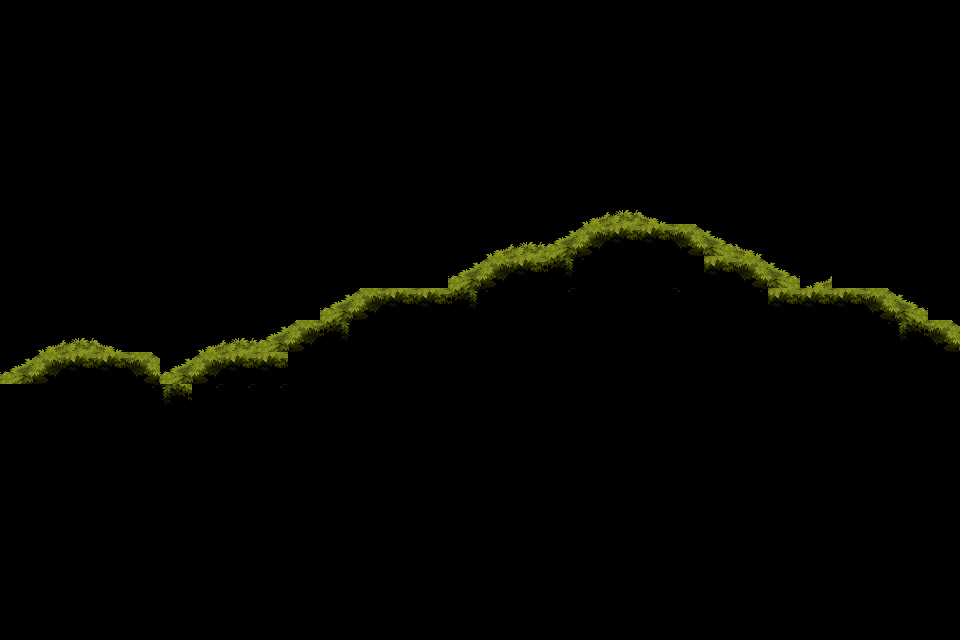

A 2D game scene composited from a Tiled map and its tileset images. What follows is a short description and the map's XML, with every tile layer's data as written:
An orthogonal 30x20 tile map with 32x32 px tiles, 1 tile layer (Tile Layer 1) and 1 object.

<map version="1.9" tiledversion="1.9.2" orientation="orthogonal" renderorder="right-down" width="30" height="20" tilewidth="32" tileheight="32" infinite="0" nextlayerid="11" nextobjectid="16">
 <tileset firstgid="1" source="Tile.tsx" />
 <layer id="1" name="Tile Layer 1" width="30" height="20">
  <data encoding="csv">
0,0,0,0,0,0,0,0,0,0,0,0,0,0,0,0,0,0,0,0,0,0,0,0,0,0,0,0,0,0,
0,0,0,0,0,0,0,0,0,0,0,0,0,0,0,0,0,0,0,0,0,0,0,0,0,0,0,0,0,0,
0,0,0,0,0,0,0,0,0,0,0,0,0,0,0,0,0,0,0,0,0,0,0,0,0,0,0,0,0,0,
0,0,0,0,0,0,0,0,0,0,0,0,0,0,0,0,0,0,0,0,0,0,0,0,0,0,0,0,0,0,
0,0,0,0,0,0,0,0,0,0,0,0,0,0,0,0,0,0,0,0,0,0,0,0,0,0,0,0,0,0,
0,0,0,0,0,0,0,0,0,0,0,0,0,0,0,0,0,0,0,0,0,0,0,0,0,0,0,0,0,0,
0,0,0,0,0,0,0,0,0,0,0,0,0,0,0,0,0,50,51,52,53,54,55,0,0,0,0,50,54,54,
0,0,0,0,0,0,0,0,0,0,0,0,0,0,0,51,52,61,62,63,63,64,65,53,54,55,54,54,54,54,
0,0,0,0,0,0,0,0,0,0,0,0,0,0,61,62,63,72,73,74,74,74,63,64,65,51,54,54,54,54,
0,0,0,0,0,0,0,0,0,0,61,62,63,63,72,73,74,75,74,74,74,73,74,75,63,63,63,64,65,66,
0,51,52,53,0,0,51,52,61,62,72,74,74,74,74,74,74,74,74,74,74,74,74,74,74,74,74,75,76,64,
61,62,63,63,64,61,62,63,63,74,74,74,74,74,74,74,74,74,74,74,74,74,74,74,74,74,74,74,74,74,
74,74,74,74,75,76,75,75,75,74,74,74,74,74,74,74,74,74,74,74,74,74,74,74,74,74,74,74,74,74,
0,0,0,0,0,0,0,0,0,0,0,0,0,0,0,0,0,0,0,0,0,0,0,0,0,0,0,0,0,0,
0,0,0,0,0,0,0,0,0,0,0,0,0,0,0,0,0,0,0,0,0,0,0,0,0,0,0,0,0,0,
0,0,0,0,0,0,0,0,0,0,0,0,0,0,0,0,0,0,0,0,0,0,0,0,0,0,0,0,0,0,
0,0,0,0,0,0,0,0,0,0,0,0,0,0,0,0,0,0,0,0,0,0,0,0,0,0,0,0,0,0,
0,0,0,0,0,0,0,0,0,0,0,0,0,0,0,0,0,0,0,0,0,0,0,0,0,0,0,0,0,0,
0,0,0,0,0,0,0,0,0,0,0,0,0,0,0,0,0,0,0,0,0,0,0,0,0,0,0,0,0,0,
0,0,0,0,0,0,0,0,0,0,0,0,0,0,0,0,0,0,0,0,0,0,0,0,0,0,0,0,0,0
</data>
 </layer>
 <objectgroup id="10" name="object">
  <object id="15" x="5.33333" y="378.667">
   <polygon points="0,0 63.3333,-35.3334 148,-21.3333 146.667,-2.66667 196,-13.3333 626.666,-158 936,-58.6667 937.333,22.6667 -4,25.3333" />
  </object>
 </objectgroup>
</map>
